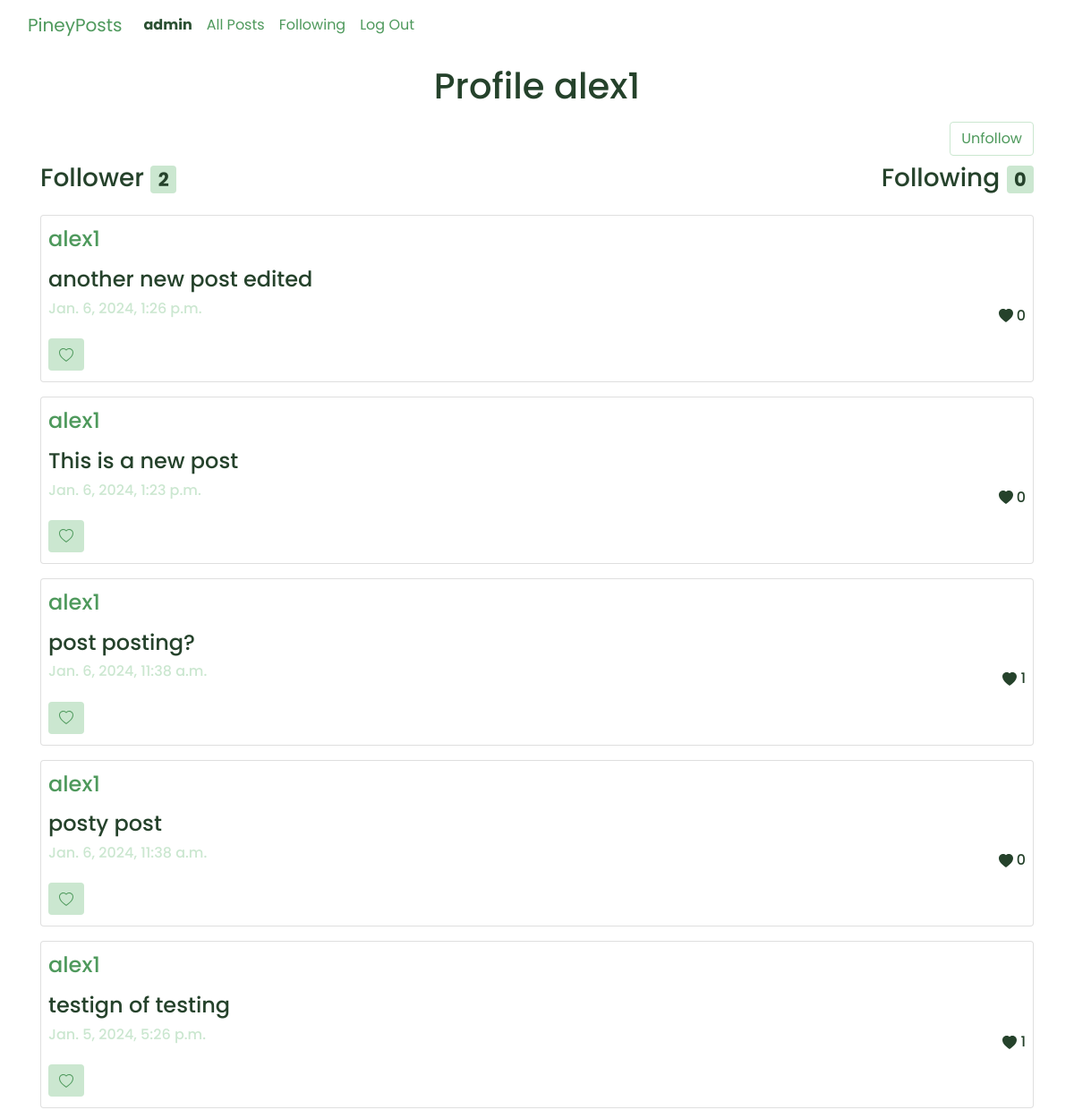
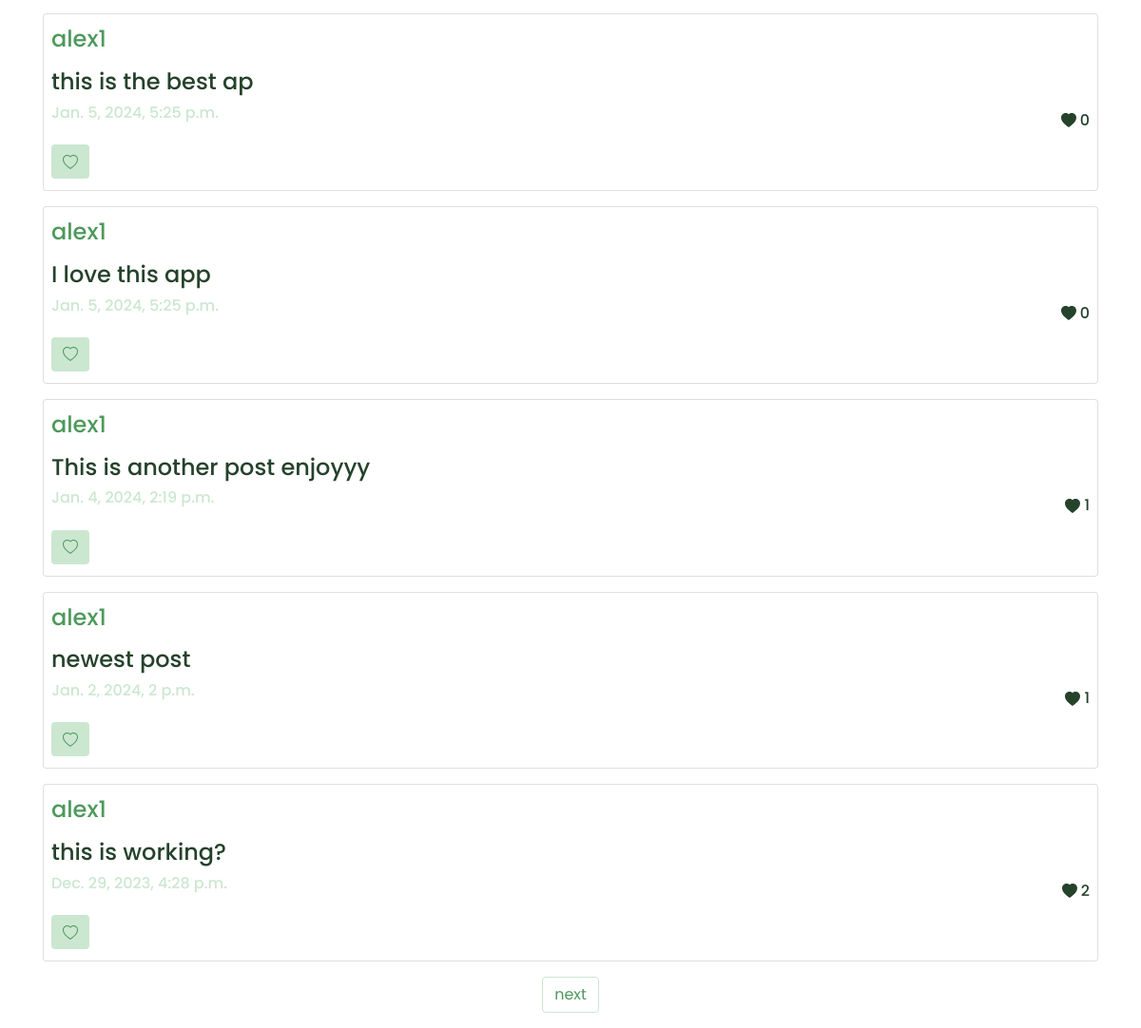
The app's page /profile/1 (signed in) with its own data (2 pictures, top to bottom).
### network/models.py (models this page shows, shortened)
class User(AbstractUser):
    pass

class Post(models.Model):
    creator = models.ForeignKey(User, on_delete=models.CASCADE, related_name='posts')
    content = models.TextField(max_length=255)
    time = models.DateTimeField(auto_now_add=True)
    likes = models.ManyToManyField(User, related_name='liked_posts', through='Like')

### network/views.py (the view)
# urls.py: path('profile/<int:user_id>', views.profile_view, name="profile"),
def profile_view(request, user_id):
    user_profile = get_object_or_404(User, pk=user_id)
    current_user = request.user
    user_posts = Post.objects.filter(creator=user_profile).order_by('-time')
    follower = Follow.objects.filter(follower=user_profile)
    following = Follow.objects.filter(following=user_profile)
    is_following = Follow.objects.filter(follower=user_profile, following=current_user).exists()
    paginator = Paginator(user_posts, 10) #change to 10 before pushing
    page_number = request.GET.get('page')
    page_obj = paginator.get_page(page_number)
    return render(request, 'network/profile.html', {
        'page_obj': page_obj,
        'follower': follower,
        'following': following,
        'user_profile': user_profile,
        'is_following': is_following,
        'current_user': current_user
    })

### network/templates/network/profile.html (shortened to what this page needs)
{% extends "network/layout.html" %}
{% load static %}
{% block body %}
    <div class="container my-3">
        <h1 class="text-center">Profile {{ user_profile }}</h1>
    </div>
        {% if user.is_authenticated %}
            {% if current_user != user_profile %}
            <div class="container my-2 text-right">
               {% if is_following %}
                    <form action="{% url 'unfollow' user_id=user_profile.id %}" method="POST">
                        <button type="submit" class="btn" style="color: var(--primary-color); border-color: var(--accent-color)">Unfollow</button>
                    </form>
                {% else %}
                    <form action="{% url 'follow' user_id=user_profile.id %}" method="POST">
                        {% csrf_token %}
                        <button type="submit" class="btn" style="color: var(--primary-color); border-color: var(--accent-color)">Follow</button>
                    </form>
                  {% endif %}
            </div>
            {% endif %}
        {% endif %}
    <div class="container">
        <div class=" d-flex justify-content-between">
            <h3>Follower <span class="badge custom-badge">{{ follower.count }}</span></h3>
            <h3>Following <span class="badge custom-badge">{{ following.count }}</span></h3>
        </div>
    </div>
    <div class="container my-1">
        {% for post in page_obj %}
         <div class="card py-1 my-3">
            {% if post.creator %}
                <h4 class="card-title my-2 mx-2"><a href="{% url 'profile' user_id=post.creator.id %}">{{ post.creator.username }}</a></h4>
            {% endif %}
            <h4 class="my-2 mx-2" id="post-content-{{ post.id }}"> {{ post.content }} </h4>            <div class="d-flex justify-content-between mx-2">
                <h6 class="date-text"> {{ post.time }} </h6>
                <h6 id="post-likes'{{ post.id }}'" class='text-right my-2'>
                    <svg xmlns="http://www.w3.org/2000/svg" width="16" height="16" fill="currentColor" class="bi bi-heart-fill" viewBox="0 0 16 16">
                        <path fill-rule="evenodd" d="M8 1.314C12.438-3.248 23.534 4.735 8 15-7.534 4.736 3.562-3.248 8 1.314"/>
                    </svg> {{ post.likes.count }}
                </h6>
            </div>
            {% if user.is_authenticated and user is not post.creator %}
                <div class="row">
                    <div class="col-auto">
                        <button
                         id="like-post-{{ post.id }}"
                         onclick="likePost('{{ post.id }}')"
                         class="btn btn-primary my-2 mx-2  {% if post.is_liked_by_user %}d-none{% endif %} ">
                        </button>
                    </div>
                </div>
            {% endif %}
        </div>
        {% endfor %}
    </div>
    <nav aria-label="Page navigation example">
        {% if page_obj.has_next %}
        <ul class="pagination justify-content-center">
            <li class="page-item">
                <a class="page-link"  style="color: var(--primary-color); border-color: var(--accent-color)" href="?page={{ page_obj.next_page_number }}">next</a>
            </li>
        </ul>
        {% endif %}
    </nav>
{% endblock %}

### network/templates/network/layout.html (shortened to what this page needs)
{% load static %}
<!DOCTYPE html>
<html lang="en">
    <head>
        <link rel="stylesheet" href="https://stackpath.bootstrapcdn.com/bootstrap/4.4.1/css/bootstrap.min.css">
        <link href="{% static 'network/styles.css' %}" rel="stylesheet">
    </head>
    <body>
      <nav class="navbar navbar-expand-lg bg-body-tertiary" id="navbar">
        <div class="container-fluid">
              <a class="navbar-brand" href="{% url 'index' %}">PineyPosts</a>
            <div class="collapse navbar-collapse" id="navbarTogglerDemo02">
              <ul class="navbar-nav me-auto mb-2 mb-lg-0">
              {% if user.is_authenticated %}
                  <li class="nav-item">
                      <a class="nav-link" href="{% url 'profile' user_id=user.id %}" style="color: var(--secondary-color);">
                          <strong>{{ user.username }}</strong>
                      </a>
                  </li>
              {% endif %}
                <li class="nav-item">
                  <a class="nav-link" href="{% url 'index' %}">All Posts</a>
                </li>
                {% if user.is_authenticated %}
                <li class="nav-item">
                  <a class="nav-link" href="{% url 'following_page' %}">Following</a>
                </li>
                <li class="nav-item">
                  <a class="nav-link" href="{% url 'logout' %}">Log Out</a>
               </li>
                {% endif %}
              </ul>
            </div>
          </div>
        </nav>
        <div class="body">
            {% block body %}
            {% endblock %}
        </div>
    </body>
</html>

### network/static/network/styles.css (style rules this page uses)
:root { --primary-color: #4e995c; --background-color: #f4f9f4; --text-color: #25422b; --accent-color: #cbe7d0; --secondary-color: #2b5032; --notification-color: #102314; --hover-selected-color: #32633b; }
.navbar { background-color: rgba(229, 243, 231, 0); }
body { color: var(--text-color); font-family: 'Poppins', sans-serif; margin: 0; }
a { color: var(--primary-color); text-decoration: none; }
.btn.btn-primary { color: var(--primary-color); background-color: var(--accent-color); border: none; }
.date-text { color: var(--accent-color); }
.custom-badge { background-color: var(--accent-color); color: var(--text-color) }

### records on screen
User: username "admin"
User: username "alex1"
Post: creator.username "alex1", content "another new post edited", time "Jan. 6, 2024, 1:26 p.m.", likes.count "0"
Post: creator.username "alex1", content "This is a new post", time "Jan. 6, 2024, 1:23 p.m.", likes.count "0"
Post: creator.username "alex1", content "post posting?", time "Jan. 6, 2024, 11:38 a.m.", likes.count "1"
Post: creator.username "alex1", content "posty post", time "Jan. 6, 2024, 11:38 a.m.", likes.count "0"
Post: creator.username "alex1", content "testign of testing", time "Jan. 5, 2024, 5:26 p.m.", likes.count "1"
Post: creator.username "alex1", content "this is the best ap", time "Jan. 5, 2024, 5:25 p.m.", likes.count "0"
Post: creator.username "alex1", content "I love this app", time "Jan. 5, 2024, 5:25 p.m.", likes.count "0"
Post: creator.username "alex1", content "This is another post enjoyyy", time "Jan. 4, 2024, 2:19 p.m.", likes.count "1"
Post: creator.username "alex1", content "newest post", time "Jan. 2, 2024, 2 p.m.", likes.count "1"
Post: creator.username "alex1", content "this is working?", time "Dec. 29, 2023, 4:28 p.m.", likes.count "2"

### other values on screen
{{ follower.count }} "2"
{{ following.count }} "0"
